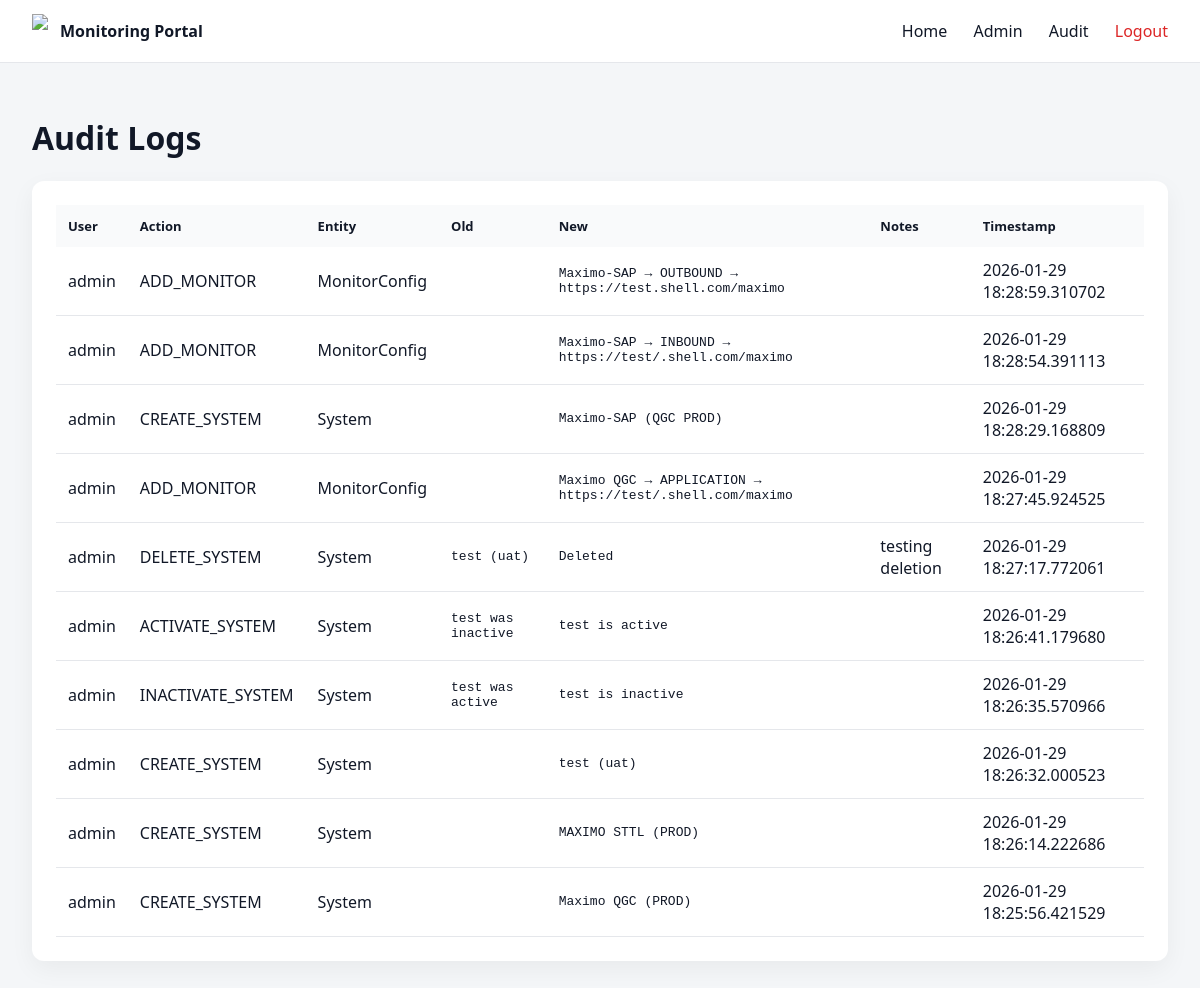
The page /audit (signed in) on the database as committed earlier.
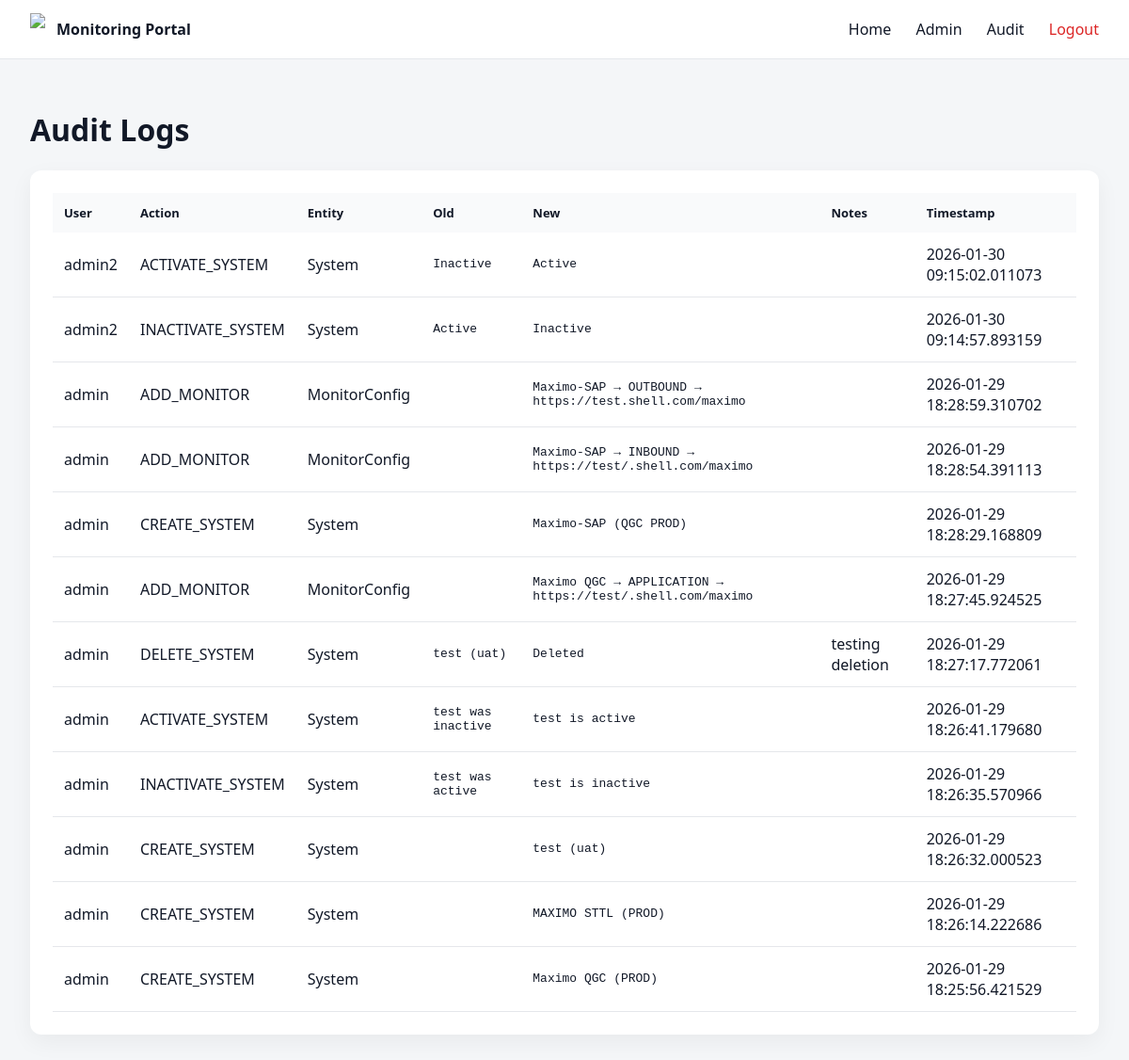
The same page on the database as committed later.
### models.py (models this page shows)
class AuditLog(db.Model):
    id = db.Column(db.Integer, primary_key=True)
    user = db.Column(db.String(50))
    action = db.Column(db.String(100))
    entity = db.Column(db.String(100))
    old_value = db.Column(db.Text)
    new_value = db.Column(db.Text)
    notes = db.Column(db.Text)   # 👈 NEW
    timestamp = db.Column(db.DateTime, default=datetime.utcnow)

### app.py (the view)
@app.route("/audit")
@login_required
def audit_view():
    logs = AuditLog.query.order_by(AuditLog.timestamp.desc()).all()
    return render_template("audit.html", logs=logs)

### app.py (called while the page is built)
@login_manager.user_loader
def load_user(user_id):
    return User.query.get(int(user_id))

### templates/audit.html
{% extends "base.html" %}
{% block content %}
<h1>Audit Logs</h1>
<div class="card">
<table class="styled-table">
<tr>
    <th>User</th>
    <th>Action</th>
    <th>Entity</th>
    <th>Old</th>
    <th>New</th>
    <th>Notes</th>
    <th>Timestamp</th>
</tr>
{% for a in logs %}
<tr>
    <td>{{ a.user }}</td>
    <td>{{ a.action }}</td>
    <td>{{ a.entity }}</td>
    <td class="mono">{{ a.old_value }}</td>
    <td class="mono">{{ a.new_value }}</td>
    <td>{{ a.notes }}</td>
    <td>{{ a.timestamp }}</td>
</tr>
{% endfor %}
</table>
</div>
{% endblock %}

### templates/base.html (shortened to what this page needs)
<!DOCTYPE html>
<html>
<head>
    <link rel="stylesheet" href="/static/style.css">
</head>
<body>
<header class="navbar">
    <div class="nav-left">
        <img src="https://upload.wikimedia.org/wikipedia/en/e/e8/Shell_logo.svg">
        <strong>Monitoring Portal</strong>
    </div>
    <nav class="nav-links">
        <a href="/">Home</a>
        {% if current_user.is_authenticated %}
            <a href="/admin">Admin</a>
            <a href="/audit">Audit</a>
            <a class="logout" href="/logout">Logout</a>
        {% else %}
            <a href="/login">Admin Login</a>
        {% endif %}
    </nav>
</header>
<main class="container">
    {% block content %}{% endblock %}
</main>
</body>
</html>

### static/style.css (style rules this page uses)
* { box-sizing: border-box; }
body { margin: 0; font-family: system-ui, -apple-system, Segoe UI, Roboto; background: #f4f6f8; color: #111827; }
.navbar { background: #ffffff; border-bottom: 1px solid #e5e7eb; padding: 14px 32px; display: flex; align-items: center; justify-content: space-between; }
.nav-left { display: flex; align-items: center; gap: 12px; }
.nav-left img { height: 34px; }
.nav-links a { margin-left: 22px; text-decoration: none; color: #111827; font-weight: 500; }
.nav-links a.logout { color: #dc2626; }
.container { max-width: 1200px; margin: auto; padding: 32px; }
.card { background: white; border-radius: 12px; padding: 24px; margin-bottom: 30px; box-shadow: 0 8px 24px rgba(0,0,0,0.05); }
.styled-table { width: 100%; border-collapse: collapse; }
.styled-table th { text-align: left; background: #f9fafb; padding: 12px; font-size: 13px; }
.styled-table td { padding: 12px; border-bottom: 1px solid #e5e7eb; }
.mono { font-family: monospace; font-size: 13px; }

Rows that differ between the two databases and show on the page:
added AuditLog: user "admin2", action "ACTIVATE_SYSTEM", entity "System", old_value "Inactive", new_value "Active", timestamp "2026-01-30 09:15:02.011073"
added AuditLog: user "admin2", action "INACTIVATE_SYSTEM", entity "System", old_value "Active", new_value "Inactive", timestamp "2026-01-30 09:14:57.893159"
